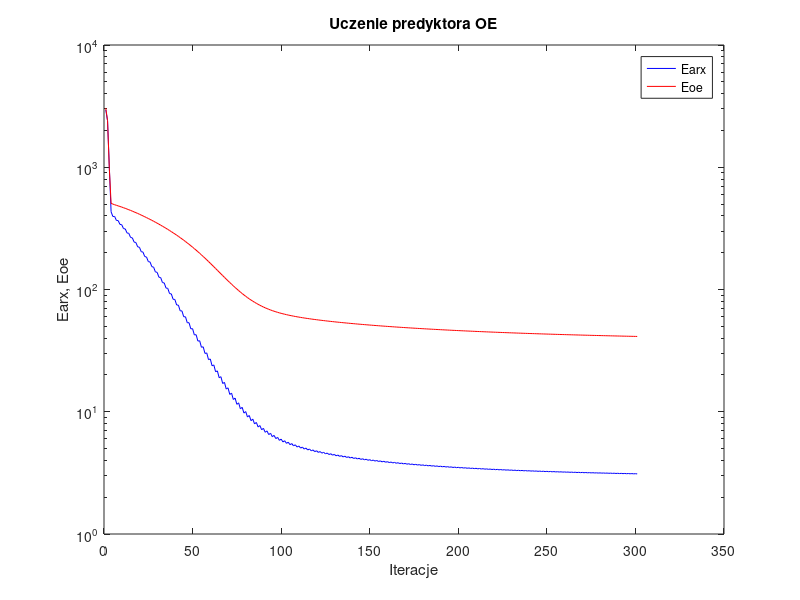
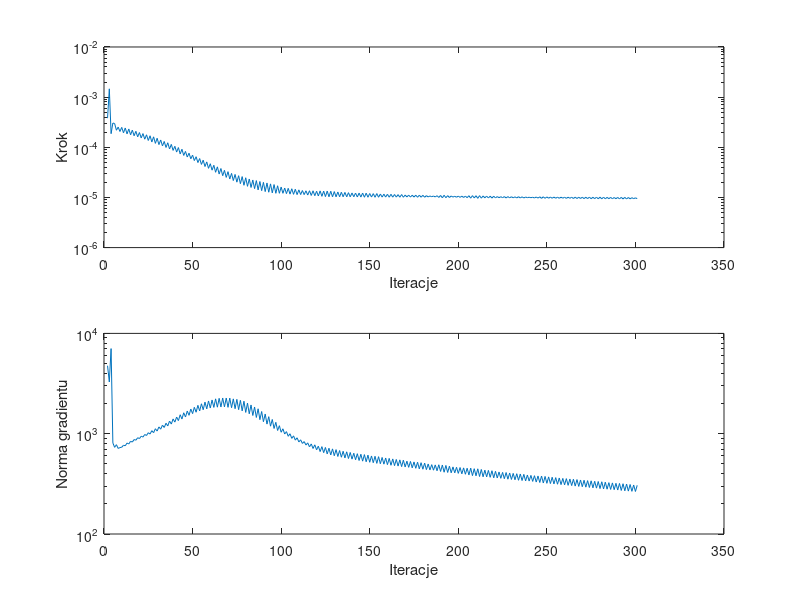

Here is the MATLAB script that generated these plots, in order:
%uczenie predyktora oe
clear all;
n=0; farx(n+1)=2.949416e+003; foe(n+1)=3.048826e+003; wspucz(n+1)=0.000000e+000; ng(n+1)=0.000000e+000;
n=1; farx(n+1)=2.403378e+003; foe(n+1)=2.405758e+003; krok(n+1)=3.812452e-004; ng(n+1)=4.761529e+003;
n=2; farx(n+1)=1.004663e+003; foe(n+1)=9.772009e+002; krok(n+1)=1.464637e-003; ng(n+1)=3.277876e+003;
n=3; farx(n+1)=4.322897e+002; foe(n+1)=5.071029e+002; krok(n+1)=1.869031e-004; ng(n+1)=7.052539e+003;
n=4; farx(n+1)=3.955029e+002; foe(n+1)=4.995414e+002; krok(n+1)=3.046669e-004; ng(n+1)=8.084484e+002;
n=5; farx(n+1)=3.959754e+002; foe(n+1)=4.937986e+002; krok(n+1)=2.975925e-004; ng(n+1)=7.316611e+002;
n=6; farx(n+1)=3.671714e+002; foe(n+1)=4.882867e+002; krok(n+1)=2.189959e-004; ng(n+1)=7.770457e+002;
n=7; farx(n+1)=3.660881e+002; foe(n+1)=4.831317e+002; krok(n+1)=2.526617e-004; ng(n+1)=7.129366e+002;
n=8; farx(n+1)=3.408416e+002; foe(n+1)=4.777033e+002; krok(n+1)=2.064885e-004; ng(n+1)=7.275515e+002;
n=9; farx(n+1)=3.389666e+002; foe(n+1)=4.723339e+002; krok(n+1)=2.494331e-004; ng(n+1)=7.321773e+002;
n=10; farx(n+1)=3.150684e+002; foe(n+1)=4.666718e+002; krok(n+1)=1.944840e-004; ng(n+1)=7.676959e+002;
n=11; farx(n+1)=3.128722e+002; foe(n+1)=4.610843e+002; krok(n+1)=2.427660e-004; ng(n+1)=7.579556e+002;
n=12; farx(n+1)=2.902020e+002; foe(n+1)=4.552078e+002; krok(n+1)=1.851494e-004; ng(n+1)=8.067874e+002;
n=13; farx(n+1)=2.879633e+002; foe(n+1)=4.494354e+002; krok(n+1)=2.318206e-004; ng(n+1)=7.899915e+002;
n=14; farx(n+1)=2.665398e+002; foe(n+1)=4.433853e+002; krok(n+1)=1.775310e-004; ng(n+1)=8.400486e+002;
n=15; farx(n+1)=2.644243e+002; foe(n+1)=4.374646e+002; krok(n+1)=2.196646e-004; ng(n+1)=8.258546e+002;
n=16; farx(n+1)=2.442756e+002; foe(n+1)=4.312695e+002; krok(n+1)=1.697983e-004; ng(n+1)=8.746923e+002;
n=17; farx(n+1)=2.423070e+002; foe(n+1)=4.252246e+002; krok(n+1)=2.084136e-004; ng(n+1)=8.611822e+002;
n=18; farx(n+1)=2.234435e+002; foe(n+1)=4.189093e+002; krok(n+1)=1.614953e-004; ng(n+1)=9.114028e+002;
n=19; farx(n+1)=2.215958e+002; foe(n+1)=4.127612e+002; krok(n+1)=1.966794e-004; ng(n+1)=8.945479e+002;
n=20; farx(n+1)=2.040555e+002; foe(n+1)=4.063755e+002; krok(n+1)=1.536381e-004; ng(n+1)=9.426055e+002;
n=21; farx(n+1)=2.023161e+002; foe(n+1)=4.001434e+002; krok(n+1)=1.874926e-004; ng(n+1)=9.256698e+002;
n=22; farx(n+1)=1.859801e+002; foe(n+1)=3.936904e+002; krok(n+1)=1.451493e-004; ng(n+1)=9.814968e+002;
n=23; farx(n+1)=1.843940e+002; foe(n+1)=3.874062e+002; krok(n+1)=1.775639e-004; ng(n+1)=9.604443e+002;
n=24; farx(n+1)=1.692503e+002; foe(n+1)=3.809173e+002; krok(n+1)=1.367364e-004; ng(n+1)=1.022312e+003;
n=25; farx(n+1)=1.677893e+002; foe(n+1)=3.745905e+002; krok(n+1)=1.697983e-004; ng(n+1)=9.927825e+002;
n=26; farx(n+1)=1.537472e+002; foe(n+1)=3.680591e+002; krok(n+1)=1.276009e-004; ng(n+1)=1.071961e+003;
n=27; farx(n+1)=1.523915e+002; foe(n+1)=3.616982e+002; krok(n+1)=1.616409e-004; ng(n+1)=1.024081e+003;
n=28; farx(n+1)=1.393563e+002; foe(n+1)=3.551504e+002; krok(n+1)=1.197023e-004; ng(n+1)=1.120967e+003;
n=29; farx(n+1)=1.381783e+002; foe(n+1)=3.487888e+002; krok(n+1)=1.515450e-004; ng(n+1)=1.062627e+003;
n=30; farx(n+1)=1.260618e+002; foe(n+1)=3.422552e+002; krok(n+1)=1.131625e-004; ng(n+1)=1.168468e+003;
n=31; farx(n+1)=1.251266e+002; foe(n+1)=3.359254e+002; krok(n+1)=1.399515e-004; ng(n+1)=1.109526e+003;
n=32; farx(n+1)=1.139402e+002; foe(n+1)=3.294264e+002; krok(n+1)=1.065485e-004; ng(n+1)=1.216552e+003;
n=33; farx(n+1)=1.131555e+002; foe(n+1)=3.231044e+002; krok(n+1)=1.307587e-004; ng(n+1)=1.154141e+003;
n=34; farx(n+1)=1.028498e+002; foe(n+1)=3.166246e+002; krok(n+1)=9.926586e-005; ng(n+1)=1.271578e+003;
n=35; farx(n+1)=1.021585e+002; foe(n+1)=3.102915e+002; krok(n+1)=1.231773e-004; ng(n+1)=1.196096e+003;
n=36; farx(n+1)=9.260625e+001; foe(n+1)=3.038187e+002; krok(n+1)=9.257470e-005; ng(n+1)=1.336866e+003;
n=37; farx(n+1)=9.207865e+001; foe(n+1)=2.975065e+002; krok(n+1)=1.142910e-004; ng(n+1)=1.247262e+003;
n=38; farx(n+1)=8.321392e+001; foe(n+1)=2.910520e+002; krok(n+1)=8.669030e-005; ng(n+1)=1.402621e+003;
n=39; farx(n+1)=8.287051e+001; foe(n+1)=2.847789e+002; krok(n+1)=1.046783e-004; ng(n+1)=1.305124e+003;
n=40; farx(n+1)=7.475019e+001; foe(n+1)=2.783594e+002; krok(n+1)=8.029770e-005; ng(n+1)=1.465436e+003;
n=41; farx(n+1)=7.446866e+001; foe(n+1)=2.720736e+002; krok(n+1)=9.881576e-005; ng(n+1)=1.349806e+003;
n=42; farx(n+1)=6.697430e+001; foe(n+1)=2.656519e+002; krok(n+1)=7.372297e-005; ng(n+1)=1.545414e+003;
n=43; farx(n+1)=6.677962e+001; foe(n+1)=2.593785e+002; krok(n+1)=9.144347e-005; ng(n+1)=1.400855e+003;
n=44; farx(n+1)=5.985021e+001; foe(n+1)=2.529977e+002; krok(n+1)=6.880069e-005; ng(n+1)=1.616609e+003;
n=45; farx(n+1)=5.980720e+001; foe(n+1)=2.467919e+002; krok(n+1)=8.271938e-005; ng(n+1)=1.467086e+003;
n=46; farx(n+1)=5.346162e+001; foe(n+1)=2.404818e+002; krok(n+1)=6.401041e-005; ng(n+1)=1.681680e+003;
n=47; farx(n+1)=5.351289e+001; foe(n+1)=2.343280e+002; krok(n+1)=7.625304e-005; ng(n+1)=1.525679e+003;
n=48; farx(n+1)=4.768460e+001; foe(n+1)=2.280766e+002; krok(n+1)=5.904045e-005; ng(n+1)=1.760873e+003;
n=49; farx(n+1)=4.782047e+001; foe(n+1)=2.219981e+002; krok(n+1)=6.976007e-005; ng(n+1)=1.585406e+003;
n=50; farx(n+1)=4.250968e+001; foe(n+1)=2.158395e+002; krok(n+1)=5.434585e-005; ng(n+1)=1.832496e+003;
n=51; farx(n+1)=4.270375e+001; foe(n+1)=2.098432e+002; krok(n+1)=6.485137e-005; ng(n+1)=1.636830e+003;
n=52; farx(n+1)=3.785163e+001; foe(n+1)=2.037767e+002; krok(n+1)=4.960813e-005; ng(n+1)=1.917616e+003;
n=53; farx(n+1)=3.809362e+001; foe(n+1)=1.978948e+002; krok(n+1)=5.966581e-005; ng(n+1)=1.687030e+003;
n=54; farx(n+1)=3.368885e+001; foe(n+1)=1.919718e+002; krok(n+1)=4.553746e-005; ng(n+1)=1.987281e+003;
n=55; farx(n+1)=3.397920e+001; foe(n+1)=1.862358e+002; krok(n+1)=5.538211e-005; ng(n+1)=1.732985e+003;
n=56; farx(n+1)=2.998744e+001; foe(n+1)=1.804662e+002; krok(n+1)=4.136800e-005; ng(n+1)=2.065355e+003;
n=57; farx(n+1)=3.029211e+001; foe(n+1)=1.748959e+002; krok(n+1)=5.113377e-005; ng(n+1)=1.767616e+003;
n=58; farx(n+1)=2.668979e+001; foe(n+1)=1.693419e+002; krok(n+1)=3.806191e-005; ng(n+1)=2.120076e+003;
n=59; farx(n+1)=2.702469e+001; foe(n+1)=1.639904e+002; krok(n+1)=4.702476e-005; ng(n+1)=1.803086e+003;
n=60; farx(n+1)=2.378220e+001; foe(n+1)=1.586805e+002; krok(n+1)=3.498787e-005; ng(n+1)=2.168249e+003;
n=61; farx(n+1)=2.414667e+001; foe(n+1)=1.535789e+002; krok(n+1)=4.381503e-005; ng(n+1)=1.829349e+003;
n=62; farx(n+1)=2.123476e+001; foe(n+1)=1.485170e+002; krok(n+1)=3.175337e-005; ng(n+1)=2.225958e+003;
n=63; farx(n+1)=2.159091e+001; foe(n+1)=1.436730e+002; krok(n+1)=4.073849e-005; ng(n+1)=1.837899e+003;
n=64; farx(n+1)=1.898908e+001; foe(n+1)=1.389192e+002; krok(n+1)=2.928436e-005; ng(n+1)=2.251923e+003;
n=65; farx(n+1)=1.935200e+001; foe(n+1)=1.343801e+002; krok(n+1)=3.773938e-005; ng(n+1)=1.847299e+003;
n=66; farx(n+1)=1.702387e+001; foe(n+1)=1.299513e+002; krok(n+1)=2.713913e-005; ng(n+1)=2.269204e+003;
n=67; farx(n+1)=1.739566e+001; foe(n+1)=1.257497e+002; krok(n+1)=3.473178e-005; ng(n+1)=1.851453e+003;
n=68; farx(n+1)=1.533472e+001; foe(n+1)=1.216679e+002; krok(n+1)=2.509886e-005; ng(n+1)=2.267202e+003;
n=69; farx(n+1)=1.569550e+001; foe(n+1)=1.177901e+002; krok(n+1)=3.266722e-005; ng(n+1)=1.832135e+003;
n=70; farx(n+1)=1.385707e+001; foe(n+1)=1.140469e+002; krok(n+1)=2.330940e-005; ng(n+1)=2.264389e+003;
n=71; farx(n+1)=1.421181e+001; foe(n+1)=1.105204e+002; krok(n+1)=3.014162e-005; ng(n+1)=1.815376e+003;
n=72; farx(n+1)=1.259930e+001; foe(n+1)=1.071388e+002; krok(n+1)=2.170937e-005; ng(n+1)=2.223896e+003;
n=73; farx(n+1)=1.293532e+001; foe(n+1)=1.039335e+002; krok(n+1)=2.877521e-005; ng(n+1)=1.775657e+003;
n=74; farx(n+1)=1.150206e+001; foe(n+1)=1.008765e+002; krok(n+1)=2.016710e-005; ng(n+1)=2.200054e+003;
n=75; farx(n+1)=1.182635e+001; foe(n+1)=9.800372e+001; krok(n+1)=2.713913e-005; ng(n+1)=1.736577e+003;
n=76; farx(n+1)=1.056227e+001; foe(n+1)=9.527030e+001; krok(n+1)=1.882199e-005; ng(n+1)=2.151746e+003;
n=77; farx(n+1)=1.087177e+001; foe(n+1)=9.270760e+001; krok(n+1)=2.605170e-005; ng(n+1)=1.688657e+003;
n=78; farx(n+1)=9.753734e+000; foe(n+1)=9.026655e+001; krok(n+1)=1.747813e-005; ng(n+1)=2.107536e+003;
n=79; farx(n+1)=1.003604e+001; foe(n+1)=8.799159e+001; krok(n+1)=2.468559e-005; ng(n+1)=1.630090e+003;
n=80; farx(n+1)=9.052639e+000; foe(n+1)=8.585198e+001; krok(n+1)=1.665862e-005; ng(n+1)=2.019248e+003;
n=81; farx(n+1)=9.321994e+000; foe(n+1)=8.386100e+001; krok(n+1)=2.330940e-005; ng(n+1)=1.579298e+003;
n=82; farx(n+1)=8.456369e+000; foe(n+1)=8.198664e+001; krok(n+1)=1.580481e-005; ng(n+1)=1.934372e+003;
n=83; farx(n+1)=8.707357e+000; foe(n+1)=8.024430e+001; krok(n+1)=2.226248e-005; ng(n+1)=1.518824e+003;
n=84; farx(n+1)=7.945898e+000; foe(n+1)=7.860712e+001; krok(n+1)=1.500046e-005; ng(n+1)=1.846136e+003;
n=85; farx(n+1)=8.180148e+000; foe(n+1)=7.708391e+001; krok(n+1)=2.167257e-005; ng(n+1)=1.451671e+003;
n=86; farx(n+1)=7.505478e+000; foe(n+1)=7.564646e+001; krok(n+1)=1.414532e-005; ng(n+1)=1.771775e+003;
n=87; farx(n+1)=7.715856e+000; foe(n+1)=7.431522e+001; krok(n+1)=2.078166e-005; ng(n+1)=1.379978e+003;
n=88; farx(n+1)=7.122249e+000; foe(n+1)=7.307343e+001; krok(n+1)=1.366869e-005; ng(n+1)=1.664041e+003;
n=89; farx(n+1)=7.318434e+000; foe(n+1)=7.191859e+001; krok(n+1)=1.999909e-005; ng(n+1)=1.316595e+003;
n=90; farx(n+1)=6.793762e+000; foe(n+1)=7.083765e+001; krok(n+1)=1.308609e-005; ng(n+1)=1.571959e+003;
n=91; farx(n+1)=6.971941e+000; foe(n+1)=6.982873e+001; krok(n+1)=1.943349e-005; ng(n+1)=1.246396e+003;
n=92; farx(n+1)=6.503782e+000; foe(n+1)=6.888833e+001; krok(n+1)=1.270754e-005; ng(n+1)=1.478174e+003;
n=93; farx(n+1)=6.670797e+000; foe(n+1)=6.801388e+001; krok(n+1)=1.864430e-005; ng(n+1)=1.188490e+003;
n=94; farx(n+1)=6.253538e+000; foe(n+1)=6.719389e+001; krok(n+1)=1.233369e-005; ng(n+1)=1.386298e+003;
n=95; farx(n+1)=6.407617e+000; foe(n+1)=6.642927e+001; krok(n+1)=1.806967e-005; ng(n+1)=1.127360e+003;
n=96; farx(n+1)=6.031630e+000; foe(n+1)=6.571137e+001; krok(n+1)=1.209447e-005; ng(n+1)=1.298942e+003;
n=97; farx(n+1)=6.174659e+000; foe(n+1)=6.504443e+001; krok(n+1)=1.709205e-005; ng(n+1)=1.076500e+003;
n=98; farx(n+1)=5.836011e+000; foe(n+1)=6.441847e+001; krok(n+1)=1.209447e-005; ng(n+1)=1.201972e+003;
n=99; farx(n+1)=5.971322e+000; foe(n+1)=6.383477e+001; krok(n+1)=1.611741e-005; ng(n+1)=1.033863e+003;
n=100; farx(n+1)=5.664749e+000; foe(n+1)=6.328379e+001; krok(n+1)=1.209447e-005; ng(n+1)=1.119140e+003;
n=101; farx(n+1)=5.792818e+000; foe(n+1)=6.276737e+001; krok(n+1)=1.538457e-005; ng(n+1)=9.924558e+002;
n=102; farx(n+1)=5.516099e+000; foe(n+1)=6.227702e+001; krok(n+1)=1.191521e-005; ng(n+1)=1.048521e+003;
n=103; farx(n+1)=5.635409e+000; foe(n+1)=6.181287e+001; krok(n+1)=1.519696e-005; ng(n+1)=9.422967e+002;
n=104; farx(n+1)=5.381827e+000; foe(n+1)=6.137061e+001; krok(n+1)=1.164400e-005; ng(n+1)=9.991243e+002;
n=105; farx(n+1)=5.492762e+000; foe(n+1)=6.095094e+001; krok(n+1)=1.490654e-005; ng(n+1)=8.983259e+002;
n=106; farx(n+1)=5.259008e+000; foe(n+1)=6.055066e+001; krok(n+1)=1.153689e-005; ng(n+1)=9.516821e+002;
n=107; farx(n+1)=5.364451e+000; foe(n+1)=6.016998e+001; krok(n+1)=1.455793e-005; ng(n+1)=8.628296e+002;
n=108; farx(n+1)=5.148339e+000; foe(n+1)=5.980472e+001; krok(n+1)=1.138585e-005; ng(n+1)=9.107234e+002;
n=109; farx(n+1)=5.246870e+000; foe(n+1)=5.945621e+001; krok(n+1)=1.416371e-005; ng(n+1)=8.274263e+002;
n=110; farx(n+1)=5.046168e+000; foe(n+1)=5.912197e+001; krok(n+1)=1.142338e-005; ng(n+1)=8.689981e+002;
n=111; farx(n+1)=5.140462e+000; foe(n+1)=5.880176e+001; krok(n+1)=1.373458e-005; ng(n+1)=7.999273e+002;
n=112; farx(n+1)=4.953575e+000; foe(n+1)=5.849321e+001; krok(n+1)=1.138543e-005; ng(n+1)=8.344704e+002;
n=113; farx(n+1)=5.044195e+000; foe(n+1)=5.819631e+001; krok(n+1)=1.356957e-005; ng(n+1)=7.715685e+002;
n=114; farx(n+1)=4.869655e+000; foe(n+1)=5.790861e+001; krok(n+1)=1.115447e-005; ng(n+1)=8.104114e+002;
n=115; farx(n+1)=4.955554e+000; foe(n+1)=5.763063e+001; krok(n+1)=1.360069e-005; ng(n+1)=7.395273e+002;
n=116; farx(n+1)=4.791191e+000; foe(n+1)=5.736066e+001; krok(n+1)=1.095389e-005; ng(n+1)=7.908373e+002;
n=117; farx(n+1)=4.873290e+000; foe(n+1)=5.709940e+001; krok(n+1)=1.356957e-005; ng(n+1)=7.121490e+002;
n=118; farx(n+1)=4.717374e+000; foe(n+1)=5.684490e+001; krok(n+1)=1.083629e-005; ng(n+1)=7.744282e+002;
n=119; farx(n+1)=4.795784e+000; foe(n+1)=5.659882e+001; krok(n+1)=1.328620e-005; ng(n+1)=6.906036e+002;
n=120; farx(n+1)=4.650515e+000; foe(n+1)=5.635906e+001; krok(n+1)=1.069939e-005; ng(n+1)=7.511266e+002;
n=121; farx(n+1)=4.725240e+000; foe(n+1)=5.612465e+001; krok(n+1)=1.351734e-005; ng(n+1)=6.634432e+002;
n=122; farx(n+1)=4.585929e+000; foe(n+1)=5.589594e+001; krok(n+1)=1.052881e-005; ng(n+1)=7.430389e+002;
n=123; farx(n+1)=4.658258e+000; foe(n+1)=5.567336e+001; krok(n+1)=1.338477e-005; ng(n+1)=6.471102e+002;
n=124; farx(n+1)=4.526245e+000; foe(n+1)=5.545546e+001; krok(n+1)=1.039083e-005; ng(n+1)=7.288737e+002;
n=125; farx(n+1)=4.595406e+000; foe(n+1)=5.524255e+001; krok(n+1)=1.338683e-005; ng(n+1)=6.285453e+002;
n=126; farx(n+1)=4.469291e+000; foe(n+1)=5.503427e+001; krok(n+1)=1.031835e-005; ng(n+1)=7.163478e+002;
n=127; farx(n+1)=4.536307e+000; foe(n+1)=5.483073e+001; krok(n+1)=1.328620e-005; ng(n+1)=6.143573e+002;
n=128; farx(n+1)=4.415214e+000; foe(n+1)=5.463114e+001; krok(n+1)=1.029142e-005; ng(n+1)=7.057278e+002;
n=129; farx(n+1)=4.480428e+000; foe(n+1)=5.443645e+001; krok(n+1)=1.308479e-005; ng(n+1)=6.031238e+002;
n=130; farx(n+1)=4.364304e+000; foe(n+1)=5.424504e+001; krok(n+1)=1.029142e-005; ng(n+1)=6.937304e+002;
n=131; farx(n+1)=4.427378e+000; foe(n+1)=5.405830e+001; krok(n+1)=1.283755e-005; ng(n+1)=5.927709e+002;
n=132; farx(n+1)=4.316449e+000; foe(n+1)=5.387471e+001; krok(n+1)=1.031748e-005; ng(n+1)=6.794981e+002;
n=133; farx(n+1)=4.377556e+000; foe(n+1)=5.369501e+001; krok(n+1)=1.268925e-005; ng(n+1)=5.828341e+002;
n=134; farx(n+1)=4.271043e+000; foe(n+1)=5.351827e+001; krok(n+1)=1.031748e-005; ng(n+1)=6.682296e+002;
n=135; farx(n+1)=4.330622e+000; foe(n+1)=5.334510e+001; krok(n+1)=1.259177e-005; ng(n+1)=5.737878e+002;
n=136; farx(n+1)=4.227853e+000; foe(n+1)=5.317441e+001; krok(n+1)=1.029142e-005; ng(n+1)=6.597440e+002;
n=137; farx(n+1)=4.285835e+000; foe(n+1)=5.300732e+001; krok(n+1)=1.245057e-005; ng(n+1)=5.656649e+002;
n=138; farx(n+1)=4.186819e+000; foe(n+1)=5.284246e+001; krok(n+1)=1.029142e-005; ng(n+1)=6.499663e+002;
n=139; farx(n+1)=4.242999e+000; foe(n+1)=5.268099e+001; krok(n+1)=1.227270e-005; ng(n+1)=5.578263e+002;
n=140; farx(n+1)=4.147847e+000; foe(n+1)=5.252177e+001; krok(n+1)=1.031748e-005; ng(n+1)=6.385296e+002;
n=141; farx(n+1)=4.202722e+000; foe(n+1)=5.236549e+001; krok(n+1)=1.222055e-005; ng(n+1)=5.499533e+002;
n=142; farx(n+1)=4.111062e+000; foe(n+1)=5.221110e+001; krok(n+1)=1.022121e-005; ng(n+1)=6.318657e+002;
n=143; farx(n+1)=4.163989e+000; foe(n+1)=5.205942e+001; krok(n+1)=1.219587e-005; ng(n+1)=5.405155e+002;
n=144; farx(n+1)=4.075678e+000; foe(n+1)=5.190980e+001; krok(n+1)=1.018440e-005; ng(n+1)=6.236592e+002;
n=145; farx(n+1)=4.127325e+000; foe(n+1)=5.176259e+001; krok(n+1)=1.222055e-005; ng(n+1)=5.325927e+002;
n=146; farx(n+1)=4.041707e+000; foe(n+1)=5.161715e+001; krok(n+1)=1.010255e-005; ng(n+1)=6.189803e+002;
n=147; farx(n+1)=4.091868e+000; foe(n+1)=5.147422e+001; krok(n+1)=1.216245e-005; ng(n+1)=5.252779e+002;
n=148; farx(n+1)=4.008999e+000; foe(n+1)=5.133305e+001; krok(n+1)=1.009346e-005; ng(n+1)=6.114067e+002;
n=149; farx(n+1)=4.057458e+000; foe(n+1)=5.119432e+001; krok(n+1)=1.197415e-005; ng(n+1)=5.190345e+002;
n=150; farx(n+1)=3.977496e+000; foe(n+1)=5.105756e+001; krok(n+1)=1.018440e-005; ng(n+1)=5.998859e+002;
n=151; farx(n+1)=4.025216e+000; foe(n+1)=5.092293e+001; krok(n+1)=1.191391e-005; ng(n+1)=5.140176e+002;
n=152; farx(n+1)=3.947834e+000; foe(n+1)=5.078981e+001; krok(n+1)=1.008355e-005; ng(n+1)=5.954889e+002;
n=153; farx(n+1)=3.994102e+000; foe(n+1)=5.065872e+001; krok(n+1)=1.194000e-005; ng(n+1)=5.061157e+002;
n=154; farx(n+1)=3.918666e+000; foe(n+1)=5.052918e+001; krok(n+1)=1.009346e-005; ng(n+1)=5.900409e+002;
n=155; farx(n+1)=3.963712e+000; foe(n+1)=5.040188e+001; krok(n+1)=1.171829e-005; ng(n+1)=5.018994e+002;
n=156; farx(n+1)=3.890835e+000; foe(n+1)=5.027614e+001; krok(n+1)=1.017255e-005; ng(n+1)=5.795268e+002;
n=157; farx(n+1)=3.934870e+000; foe(n+1)=5.015235e+001; krok(n+1)=1.161523e-005; ng(n+1)=4.969746e+002;
n=158; farx(n+1)=3.864196e+000; foe(n+1)=5.002999e+001; krok(n+1)=1.017255e-005; ng(n+1)=5.726602e+002;
n=159; farx(n+1)=3.907245e+000; foe(n+1)=4.990948e+001; krok(n+1)=1.157184e-005; ng(n+1)=4.914952e+002;
n=160; farx(n+1)=3.838819e+000; foe(n+1)=4.979029e+001; krok(n+1)=1.010485e-005; ng(n+1)=5.672322e+002;
n=161; farx(n+1)=3.880480e+000; foe(n+1)=4.967279e+001; krok(n+1)=1.155324e-005; ng(n+1)=4.845599e+002;
n=162; farx(n+1)=3.813897e+000; foe(n+1)=4.955672e+001; krok(n+1)=1.013760e-005; ng(n+1)=5.604577e+002;
n=163; farx(n+1)=3.854663e+000; foe(n+1)=4.944235e+001; krok(n+1)=1.143043e-005; ng(n+1)=4.804350e+002;
n=164; farx(n+1)=3.790004e+000; foe(n+1)=4.932930e+001; krok(n+1)=1.015968e-005; ng(n+1)=5.533807e+002;
n=165; farx(n+1)=3.829961e+000; foe(n+1)=4.921788e+001; krok(n+1)=1.138437e-005; ng(n+1)=4.757119e+002;
n=166; farx(n+1)=3.767178e+000; foe(n+1)=4.910762e+001; krok(n+1)=1.010485e-005; ng(n+1)=5.484141e+002;
n=167; farx(n+1)=3.806197e+000; foe(n+1)=4.899893e+001; krok(n+1)=1.141354e-005; ng(n+1)=4.697134e+002;
n=168; farx(n+1)=3.744770e+000; foe(n+1)=4.889132e+001; krok(n+1)=1.009346e-005; ng(n+1)=5.444967e+002;
n=169; farx(n+1)=3.782484e+000; foe(n+1)=4.878542e+001; krok(n+1)=1.115447e-005; ng(n+1)=4.660171e+002;
n=170; farx(n+1)=3.723237e+000; foe(n+1)=4.868077e+001; krok(n+1)=1.023989e-005; ng(n+1)=5.321458e+002;
n=171; farx(n+1)=3.760396e+000; foe(n+1)=4.857750e+001; krok(n+1)=1.113304e-005; ng(n+1)=4.619468e+002;
n=172; farx(n+1)=3.702628e+000; foe(n+1)=4.847531e+001; krok(n+1)=1.017076e-005; ng(n+1)=5.287337e+002;
n=173; farx(n+1)=3.738818e+000; foe(n+1)=4.837451e+001; krok(n+1)=1.109774e-005; ng(n+1)=4.566747e+002;
n=174; farx(n+1)=3.682602e+000; foe(n+1)=4.827479e+001; krok(n+1)=1.017076e-005; ng(n+1)=5.229560e+002;
n=175; farx(n+1)=3.718140e+000; foe(n+1)=4.817642e+001; krok(n+1)=1.109569e-005; ng(n+1)=4.521180e+002;
n=176; farx(n+1)=3.663438e+000; foe(n+1)=4.807900e+001; krok(n+1)=1.008355e-005; ng(n+1)=5.194071e+002;
n=177; farx(n+1)=3.697954e+000; foe(n+1)=4.798289e+001; krok(n+1)=1.109774e-005; ng(n+1)=4.462149e+002;
n=178; farx(n+1)=3.644553e+000; foe(n+1)=4.788778e+001; krok(n+1)=1.010255e-005; ng(n+1)=5.140065e+002;
n=179; farx(n+1)=3.678453e+000; foe(n+1)=4.779397e+001; krok(n+1)=1.103022e-005; ng(n+1)=4.426175e+002;
n=180; farx(n+1)=3.626376e+000; foe(n+1)=4.770107e+001; krok(n+1)=1.009346e-005; ng(n+1)=5.090451e+002;
n=181; farx(n+1)=3.659132e+000; foe(n+1)=4.760946e+001; krok(n+1)=1.085468e-005; ng(n+1)=4.383970e+002;
n=182; farx(n+1)=3.608599e+000; foe(n+1)=4.751886e+001; krok(n+1)=1.023989e-005; ng(n+1)=4.989372e+002;
n=183; farx(n+1)=3.640639e+000; foe(n+1)=4.742942e+001; krok(n+1)=1.069939e-005; ng(n+1)=4.355311e+002;
n=184; farx(n+1)=3.591369e+000; foe(n+1)=4.734092e+001; krok(n+1)=1.033992e-005; ng(n+1)=4.914094e+002;
n=185; farx(n+1)=3.623100e+000; foe(n+1)=4.725355e+001; krok(n+1)=1.066004e-005; ng(n+1)=4.328306e+002;
n=186; farx(n+1)=3.575079e+000; foe(n+1)=4.716703e+001; krok(n+1)=1.023989e-005; ng(n+1)=4.885298e+002;
n=187; farx(n+1)=3.606445e+000; foe(n+1)=4.708160e+001; krok(n+1)=1.083629e-005; ng(n+1)=4.272641e+002;
n=188; farx(n+1)=3.559447e+000; foe(n+1)=4.699686e+001; krok(n+1)=9.999543e-006; ng(n+1)=4.900839e+002;
n=189; farx(n+1)=3.589919e+000; foe(n+1)=4.691324e+001; krok(n+1)=1.095376e-005; ng(n+1)=4.204337e+002;
n=190; farx(n+1)=3.544348e+000; foe(n+1)=4.683031e+001; krok(n+1)=9.841122e-006; ng(n+1)=4.873293e+002;
n=191; farx(n+1)=3.573696e+000; foe(n+1)=4.674836e+001; krok(n+1)=1.104522e-005; ng(n+1)=4.130475e+002;
n=192; farx(n+1)=3.529012e+000; foe(n+1)=4.666726e+001; krok(n+1)=9.884595e-006; ng(n+1)=4.825141e+002;
n=193; farx(n+1)=3.557712e+000; foe(n+1)=4.658723e+001; krok(n+1)=1.085468e-005; ng(n+1)=4.107479e+002;
n=194; farx(n+1)=3.514260e+000; foe(n+1)=4.650804e+001; krok(n+1)=9.975945e-006; ng(n+1)=4.745061e+002;
n=195; farx(n+1)=3.542215e+000; foe(n+1)=4.642980e+001; krok(n+1)=1.069939e-005; ng(n+1)=4.076555e+002;
n=196; farx(n+1)=3.499611e+000; foe(n+1)=4.635240e+001; krok(n+1)=1.015759e-005; ng(n+1)=4.666054e+002;
n=197; farx(n+1)=3.527458e+000; foe(n+1)=4.627596e+001; krok(n+1)=1.054828e-005; ng(n+1)=4.072324e+002;
n=198; farx(n+1)=3.485981e+000; foe(n+1)=4.620022e+001; krok(n+1)=1.010485e-005; ng(n+1)=4.623606e+002;
n=199; farx(n+1)=3.513254e+000; foe(n+1)=4.612539e+001; krok(n+1)=1.061240e-005; ng(n+1)=4.022695e+002;
n=200; farx(n+1)=3.472638e+000; foe(n+1)=4.605123e+001; krok(n+1)=1.003408e-005; ng(n+1)=4.599289e+002;
n=201; farx(n+1)=3.499347e+000; foe(n+1)=4.597798e+001; krok(n+1)=1.061240e-005; ng(n+1)=3.981279e+002;
n=202; farx(n+1)=3.459662e+000; foe(n+1)=4.590538e+001; krok(n+1)=9.999543e-006; ng(n+1)=4.561551e+002;
n=203; farx(n+1)=3.485835e+000; foe(n+1)=4.583367e+001; krok(n+1)=1.061240e-005; ng(n+1)=3.941080e+002;
n=204; farx(n+1)=3.447322e+000; foe(n+1)=4.576258e+001; krok(n+1)=9.888364e-006; ng(n+1)=4.524912e+002;
n=205; farx(n+1)=3.473039e+000; foe(n+1)=4.569228e+001; krok(n+1)=1.083629e-005; ng(n+1)=3.878861e+002;
n=206; farx(n+1)=3.435269e+000; foe(n+1)=4.562249e+001; krok(n+1)=9.674871e-006; ng(n+1)=4.536504e+002;
n=207; farx(n+1)=3.460062e+000; foe(n+1)=4.555353e+001; krok(n+1)=1.085468e-005; ng(n+1)=3.820022e+002;
n=208; farx(n+1)=3.423040e+000; foe(n+1)=4.548525e+001; krok(n+1)=9.766516e-006; ng(n+1)=4.477520e+002;
n=209; farx(n+1)=3.447796e+000; foe(n+1)=4.541783e+001; krok(n+1)=1.083629e-005; ng(n+1)=3.804096e+002;
n=210; farx(n+1)=3.411693e+000; foe(n+1)=4.535083e+001; krok(n+1)=9.594052e-006; ng(n+1)=4.466464e+002;
n=211; farx(n+1)=3.435458e+000; foe(n+1)=4.528463e+001; krok(n+1)=1.085468e-005; ng(n+1)=3.742609e+002;
n=212; farx(n+1)=3.400214e+000; foe(n+1)=4.521911e+001; krok(n+1)=9.671965e-006; ng(n+1)=4.401431e+002;
n=213; farx(n+1)=3.423434e+000; foe(n+1)=4.515432e+001; krok(n+1)=1.069939e-005; ng(n+1)=3.718629e+002;
n=214; farx(n+1)=3.388881e+000; foe(n+1)=4.509022e+001; krok(n+1)=9.820196e-006; ng(n+1)=4.331885e+002;
n=215; farx(n+1)=3.412057e+000; foe(n+1)=4.502684e+001; krok(n+1)=1.061240e-005; ng(n+1)=3.710503e+002;
n=216; farx(n+1)=3.378168e+000; foe(n+1)=4.496399e+001; krok(n+1)=9.766516e-006; ng(n+1)=4.307149e+002;
n=217; farx(n+1)=3.400918e+000; foe(n+1)=4.490187e+001; krok(n+1)=1.061240e-005; ng(n+1)=3.675656e+002;
n=218; farx(n+1)=3.367827e+000; foe(n+1)=4.484025e+001; krok(n+1)=9.706803e-006; ng(n+1)=4.273951e+002;
n=219; farx(n+1)=3.389905e+000; foe(n+1)=4.477933e+001; krok(n+1)=1.057446e-005; ng(n+1)=3.633183e+002;
n=220; farx(n+1)=3.357442e+000; foe(n+1)=4.471898e+001; krok(n+1)=9.809075e-006; ng(n+1)=4.217952e+002;
n=221; farx(n+1)=3.379129e+000; foe(n+1)=4.465933e+001; krok(n+1)=1.039083e-005; ng(n+1)=3.619618e+002;
n=222; farx(n+1)=3.347495e+000; foe(n+1)=4.460021e+001; krok(n+1)=9.888364e-006; ng(n+1)=4.153492e+002;
n=223; farx(n+1)=3.368803e+000; foe(n+1)=4.454173e+001; krok(n+1)=1.033992e-005; ng(n+1)=3.592245e+002;
n=224; farx(n+1)=3.337851e+000; foe(n+1)=4.448377e+001; krok(n+1)=9.888364e-006; ng(n+1)=4.113596e+002;
n=225; farx(n+1)=3.358920e+000; foe(n+1)=4.442642e+001; krok(n+1)=1.038706e-005; ng(n+1)=3.561116e+002;
n=226; farx(n+1)=3.328578e+000; foe(n+1)=4.436954e+001; krok(n+1)=9.772716e-006; ng(n+1)=4.100414e+002;
n=227; farx(n+1)=3.349086e+000; foe(n+1)=4.431326e+001; krok(n+1)=1.039083e-005; ng(n+1)=3.518764e+002;
n=228; farx(n+1)=3.319307e+000; foe(n+1)=4.425749e+001; krok(n+1)=9.820196e-006; ng(n+1)=4.057721e+002;
n=229; farx(n+1)=3.339537e+000; foe(n+1)=4.420231e+001; krok(n+1)=1.031835e-005; ng(n+1)=3.498654e+002;
n=230; farx(n+1)=3.310330e+000; foe(n+1)=4.414760e+001; krok(n+1)=9.836241e-006; ng(n+1)=4.020034e+002;
n=231; farx(n+1)=3.330279e+000; foe(n+1)=4.409348e+001; krok(n+1)=1.029142e-005; ng(n+1)=3.473630e+002;
n=232; farx(n+1)=3.301740e+000; foe(n+1)=4.403979e+001; krok(n+1)=9.772716e-006; ng(n+1)=3.990159e+002;
n=233; farx(n+1)=3.321282e+000; foe(n+1)=4.398667e+001; krok(n+1)=1.034570e-005; ng(n+1)=3.433344e+002;
n=234; farx(n+1)=3.293169e+000; foe(n+1)=4.393397e+001; krok(n+1)=9.766516e-006; ng(n+1)=3.965529e+002;
n=235; farx(n+1)=3.312450e+000; foe(n+1)=4.388185e+001; krok(n+1)=1.029142e-005; ng(n+1)=3.412308e+002;
n=236; farx(n+1)=3.284866e+000; foe(n+1)=4.383014e+001; krok(n+1)=9.766516e-006; ng(n+1)=3.931927e+002;
n=237; farx(n+1)=3.303687e+000; foe(n+1)=4.377899e+001; krok(n+1)=1.018440e-005; ng(n+1)=3.386207e+002;
n=238; farx(n+1)=3.276647e+000; foe(n+1)=4.372827e+001; krok(n+1)=9.884595e-006; ng(n+1)=3.874976e+002;
n=239; farx(n+1)=3.295274e+000; foe(n+1)=4.367808e+001; krok(n+1)=1.009346e-005; ng(n+1)=3.372852e+002;
n=240; farx(n+1)=3.268778e+000; foe(n+1)=4.362829e+001; krok(n+1)=9.884595e-006; ng(n+1)=3.839416e+002;
n=241; farx(n+1)=3.287125e+000; foe(n+1)=4.357902e+001; krok(n+1)=1.009346e-005; ng(n+1)=3.344924e+002;
n=242; farx(n+1)=3.261307e+000; foe(n+1)=4.353013e+001; krok(n+1)=9.772716e-006; ng(n+1)=3.813409e+002;
n=243; farx(n+1)=3.279170e+000; foe(n+1)=4.348172e+001; krok(n+1)=1.018440e-005; ng(n+1)=3.295973e+002;
n=244; farx(n+1)=3.253876e+000; foe(n+1)=4.343371e+001; krok(n+1)=9.716744e-006; ng(n+1)=3.787841e+002;
n=245; farx(n+1)=3.271544e+000; foe(n+1)=4.338616e+001; krok(n+1)=1.029142e-005; ng(n+1)=3.261734e+002;
n=246; farx(n+1)=3.246638e+000; foe(n+1)=4.333896e+001; krok(n+1)=9.586893e-006; ng(n+1)=3.785031e+002;
n=247; farx(n+1)=3.263896e+000; foe(n+1)=4.329224e+001; krok(n+1)=1.030147e-005; ng(n+1)=3.225718e+002;
n=248; farx(n+1)=3.239459e+000; foe(n+1)=4.324589e+001; krok(n+1)=9.598928e-006; ng(n+1)=3.749898e+002;
n=249; farx(n+1)=3.256399e+000; foe(n+1)=4.320001e+001; krok(n+1)=1.023989e-005; ng(n+1)=3.201914e+002;
n=250; farx(n+1)=3.232404e+000; foe(n+1)=4.315450e+001; krok(n+1)=9.647596e-006; ng(n+1)=3.709718e+002;
n=251; farx(n+1)=3.249133e+000; foe(n+1)=4.310944e+001; krok(n+1)=1.018462e-005; ng(n+1)=3.183451e+002;
n=252; farx(n+1)=3.225578e+000; foe(n+1)=4.306473e+001; krok(n+1)=9.645404e-006; ng(n+1)=3.678389e+002;
n=253; farx(n+1)=3.242039e+000; foe(n+1)=4.302047e+001; krok(n+1)=1.015968e-005; ng(n+1)=3.158709e+002;
n=254; farx(n+1)=3.218906e+000; foe(n+1)=4.297655e+001; krok(n+1)=9.645404e-006; ng(n+1)=3.647563e+002;
n=255; farx(n+1)=3.235120e+000; foe(n+1)=4.293306e+001; krok(n+1)=1.013760e-005; ng(n+1)=3.134908e+002;
n=256; farx(n+1)=3.212415e+000; foe(n+1)=4.288990e+001; krok(n+1)=9.628751e-006; ng(n+1)=3.618660e+002;
n=257; farx(n+1)=3.228320e+000; foe(n+1)=4.284716e+001; krok(n+1)=1.010485e-005; ng(n+1)=3.108519e+002;
n=258; farx(n+1)=3.206002e+000; foe(n+1)=4.280475e+001; krok(n+1)=9.667524e-006; ng(n+1)=3.583066e+002;
n=259; farx(n+1)=3.221775e+000; foe(n+1)=4.276275e+001; krok(n+1)=1.009346e-005; ng(n+1)=3.090658e+002;
n=260; farx(n+1)=3.199879e+000; foe(n+1)=4.272106e+001; krok(n+1)=9.586893e-006; ng(n+1)=3.564615e+002;
n=261; farx(n+1)=3.215293e+000; foe(n+1)=4.267976e+001; krok(n+1)=1.010485e-005; ng(n+1)=3.056660e+002;
n=262; farx(n+1)=3.193748e+000; foe(n+1)=4.263878e+001; krok(n+1)=9.622040e-006; ng(n+1)=3.531598e+002;
n=263; farx(n+1)=3.209046e+000; foe(n+1)=4.259820e+001; krok(n+1)=1.009346e-005; ng(n+1)=3.039879e+002;
n=264; farx(n+1)=3.187916e+000; foe(n+1)=4.255789e+001; krok(n+1)=9.531630e-006; ng(n+1)=3.514242e+002;
n=265; farx(n+1)=3.202888e+000; foe(n+1)=4.251797e+001; krok(n+1)=1.013760e-005; ng(n+1)=3.004569e+002;
n=266; farx(n+1)=3.182119e+000; foe(n+1)=4.247834e+001; krok(n+1)=9.515478e-006; ng(n+1)=3.488231e+002;
n=267; farx(n+1)=3.196828e+000; foe(n+1)=4.243909e+001; krok(n+1)=1.010485e-005; ng(n+1)=2.980783e+002;
n=268; farx(n+1)=3.176412e+000; foe(n+1)=4.240013e+001; krok(n+1)=9.540944e-006; ng(n+1)=3.455409e+002;
n=269; farx(n+1)=3.190970e+000; foe(n+1)=4.236153e+001; krok(n+1)=1.009346e-005; ng(n+1)=2.961851e+002;
n=270; farx(n+1)=3.170930e+000; foe(n+1)=4.232321e+001; krok(n+1)=9.479621e-006; ng(n+1)=3.434804e+002;
n=271; farx(n+1)=3.185190e+000; foe(n+1)=4.228523e+001; krok(n+1)=1.010485e-005; ng(n+1)=2.931490e+002;
n=272; farx(n+1)=3.165505e+000; foe(n+1)=4.224754e+001; krok(n+1)=9.479621e-006; ng(n+1)=3.405294e+002;
n=273; farx(n+1)=3.179613e+000; foe(n+1)=4.221019e+001; krok(n+1)=1.013046e-005; ng(n+1)=2.909228e+002;
n=274; farx(n+1)=3.160202e+000; foe(n+1)=4.217310e+001; krok(n+1)=9.433029e-006; ng(n+1)=3.389877e+002;
n=275; farx(n+1)=3.174044e+000; foe(n+1)=4.213636e+001; krok(n+1)=1.008355e-005; ng(n+1)=2.886646e+002;
n=276; farx(n+1)=3.154996e+000; foe(n+1)=4.209988e+001; krok(n+1)=9.463005e-006; ng(n+1)=3.354036e+002;
n=277; farx(n+1)=3.168699e+000; foe(n+1)=4.206374e+001; krok(n+1)=1.009346e-005; ng(n+1)=2.866586e+002;
n=278; farx(n+1)=3.149978e+000; foe(n+1)=4.202784e+001; krok(n+1)=9.392863e-006; ng(n+1)=3.337077e+002;
n=279; farx(n+1)=3.163447e+000; foe(n+1)=4.199226e+001; krok(n+1)=1.013760e-005; ng(n+1)=2.837998e+002;
n=280; farx(n+1)=3.145007e+000; foe(n+1)=4.195692e+001; krok(n+1)=9.365562e-006; ng(n+1)=3.316871e+002;
n=281; farx(n+1)=3.158251e+000; foe(n+1)=4.192191e+001; krok(n+1)=1.010485e-005; ng(n+1)=2.816515e+002;
n=282; farx(n+1)=3.140118e+000; foe(n+1)=4.188715e+001; krok(n+1)=9.386788e-006; ng(n+1)=3.286077e+002;
n=283; farx(n+1)=3.153139e+000; foe(n+1)=4.185270e+001; krok(n+1)=1.003721e-005; ng(n+1)=2.798194e+002;
n=284; farx(n+1)=3.135317e+000; foe(n+1)=4.181851e+001; krok(n+1)=9.434846e-006; ng(n+1)=3.250902e+002;
n=285; farx(n+1)=3.148217e+000; foe(n+1)=4.178461e+001; krok(n+1)=1.001618e-005; ng(n+1)=2.782096e+002;
n=286; farx(n+1)=3.130620e+000; foe(n+1)=4.175095e+001; krok(n+1)=9.433029e-006; ng(n+1)=3.231644e+002;
n=287; farx(n+1)=3.143344e+000; foe(n+1)=4.171759e+001; krok(n+1)=9.955536e-006; ng(n+1)=2.766167e+002;
n=288; farx(n+1)=3.126077e+000; foe(n+1)=4.168446e+001; krok(n+1)=9.434846e-006; ng(n+1)=3.201688e+002;
n=289; farx(n+1)=3.138666e+000; foe(n+1)=4.165162e+001; krok(n+1)=9.999543e-006; ng(n+1)=2.743684e+002;
n=290; farx(n+1)=3.121656e+000; foe(n+1)=4.161899e+001; krok(n+1)=9.359580e-006; ng(n+1)=3.190506e+002;
n=291; farx(n+1)=3.134045e+000; foe(n+1)=4.158664e+001; krok(n+1)=1.003408e-005; ng(n+1)=2.718008e+002;
n=292; farx(n+1)=3.117294e+000; foe(n+1)=4.155451e+001; krok(n+1)=9.328187e-006; ng(n+1)=3.171699e+002;
n=293; farx(n+1)=3.129500e+000; foe(n+1)=4.152265e+001; krok(n+1)=1.003408e-005; ng(n+1)=2.696373e+002;
n=294; farx(n+1)=3.113000e+000; foe(n+1)=4.149101e+001; krok(n+1)=9.322149e-006; ng(n+1)=3.149319e+002;
n=295; farx(n+1)=3.124992e+000; foe(n+1)=4.145964e+001; krok(n+1)=9.975945e-006; ng(n+1)=2.677678e+002;
n=296; farx(n+1)=3.108759e+000; foe(n+1)=4.142850e+001; krok(n+1)=9.375707e-006; ng(n+1)=3.115793e+002;
n=297; farx(n+1)=3.120572e+000; foe(n+1)=4.139762e+001; krok(n+1)=9.888364e-006; ng(n+1)=2.663675e+002;
n=298; farx(n+1)=3.104572e+000; foe(n+1)=4.136696e+001; krok(n+1)=9.456357e-006; ng(n+1)=3.081292e+002;
n=299; farx(n+1)=3.116297e+000; foe(n+1)=4.133656e+001; krok(n+1)=9.820196e-006; ng(n+1)=2.654132e+002;
n=300; farx(n+1)=3.100540e+000; foe(n+1)=4.130636e+001; krok(n+1)=9.456357e-006; ng(n+1)=3.058092e+002;

figure; semilogy(farx,'b'); hold on; semilogy(foe,'r'); xlabel('Iteracje'); ylabel('Earx, Eoe'); legend('Earx','Eoe'); title('Uczenie predyktora OE');
figure; subplot(2,1,1); semilogy(krok); xlabel('Iteracje'); ylabel('Krok');
subplot(2,1,2); semilogy(ng); xlabel('Iteracje'); ylabel('Norma gradientu');
Earx=farx(n+1)
Eoe=foe(n+1)
